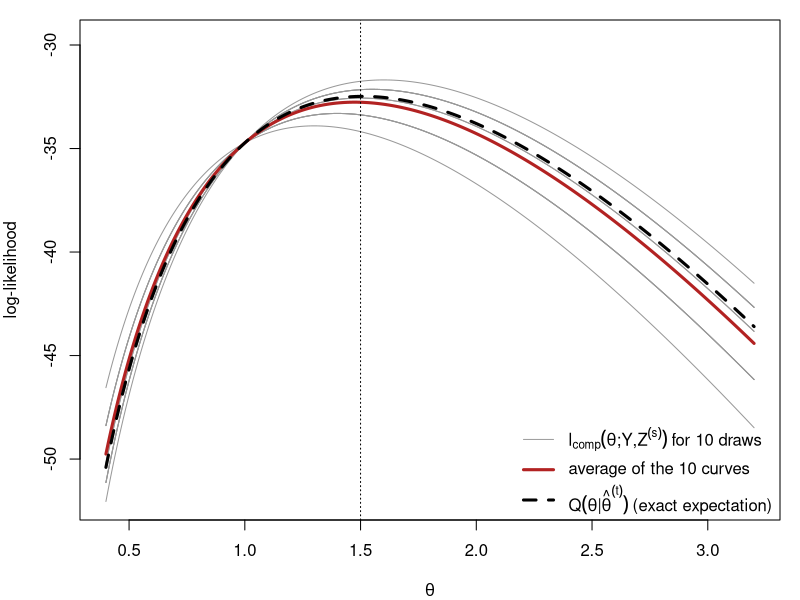
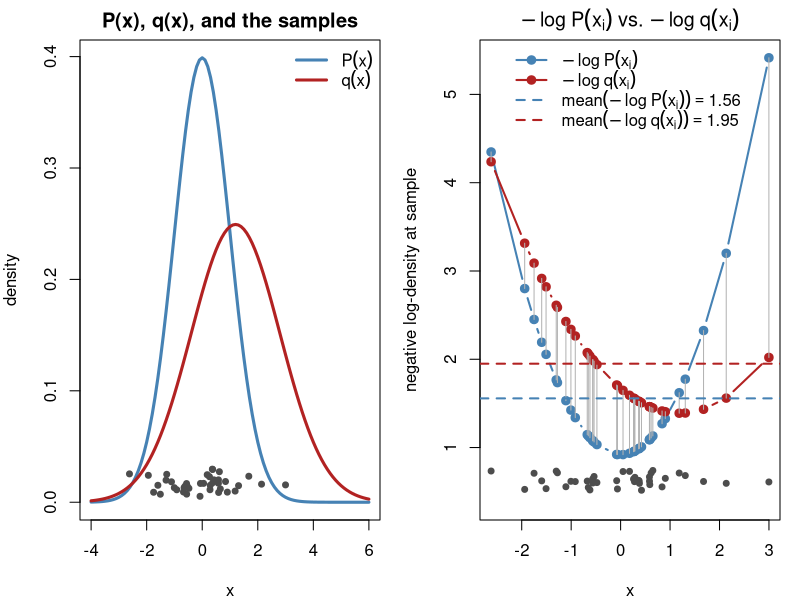
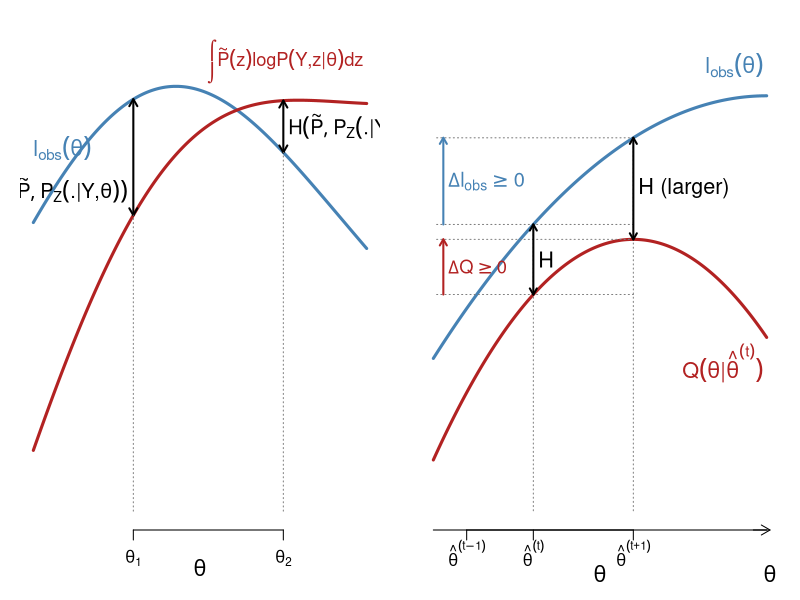
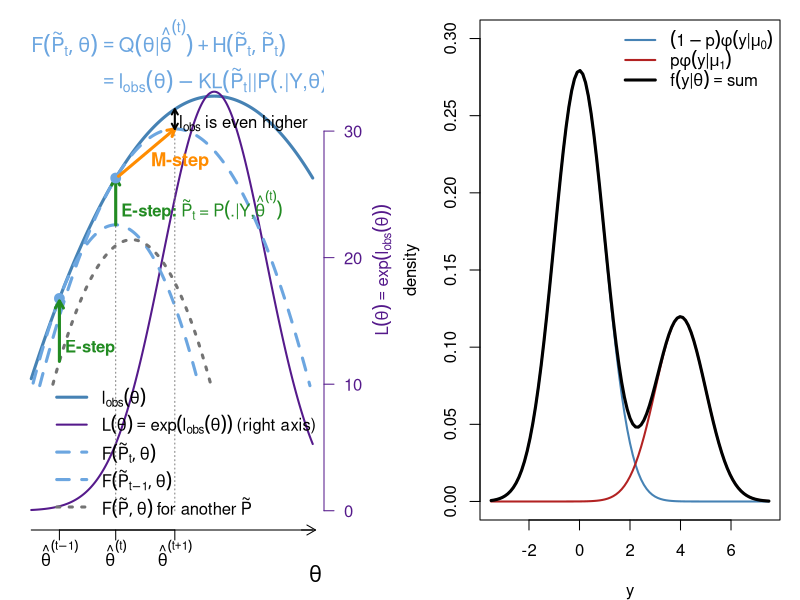
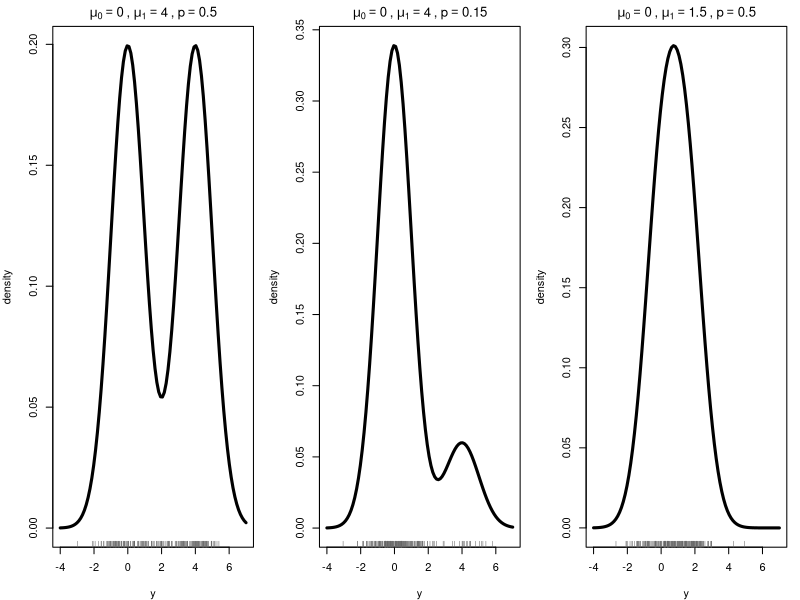
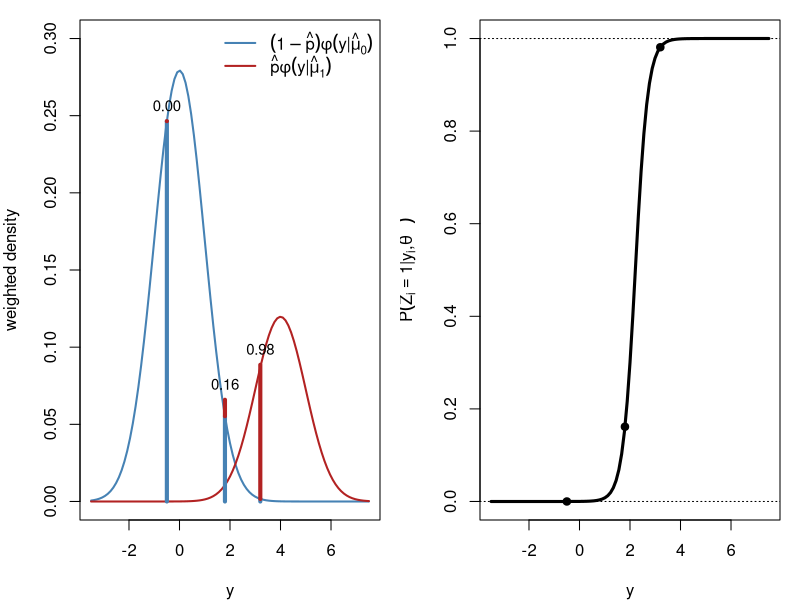
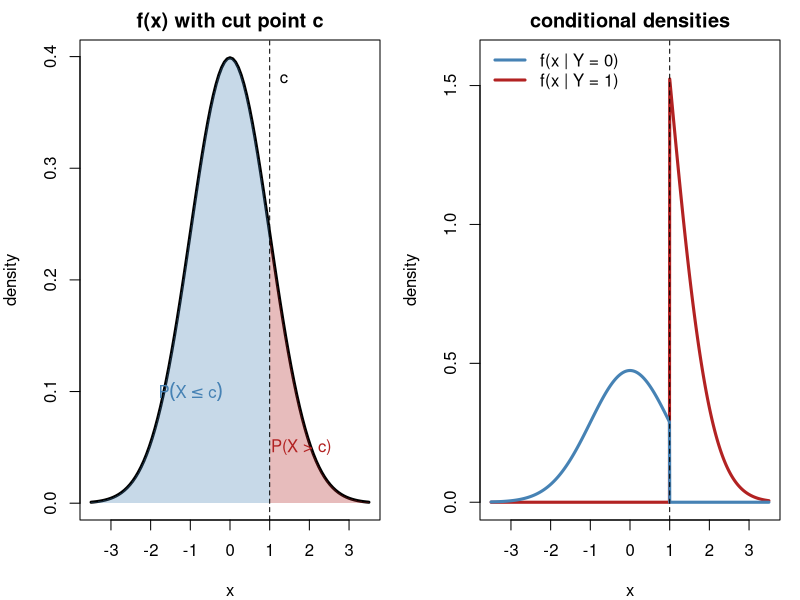
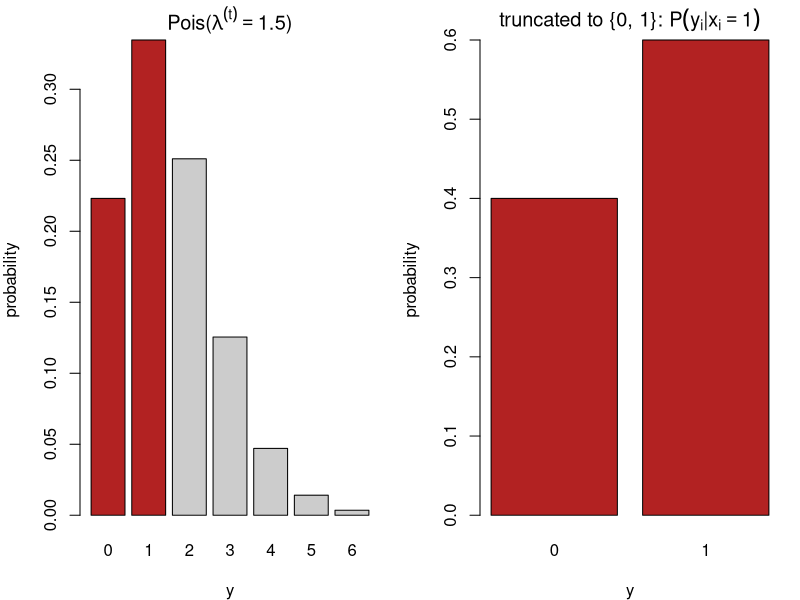

Generate these figures, in order, with R:
## ---- chunk 1
#| include: false
set.seed(812)
knitr::opts_chunk$set(echo = FALSE, fig.align = "center")
# censored Poisson example used in several figures (Section 3):
# m exact observations, ncen observations known only to satisfy y < 2
yobs <- c(3, 2, 4, 1, 3, 2, 5, 3); m <- length(yobs); ncen <- 12; n <- m + ncen
lobs <- function(l) sum(dpois(yobs, l, log = TRUE)) + ncen * log(ppois(1, l))
lcomp <- function(l, z) -n * l + log(l) * (sum(yobs) + sum(z)) - sum(lfactorial(yobs))
Qfun  <- function(l, lt) lcomp(l, rep(lt / (1 + lt), ncen))
lam <- seq(0.4, 3.2, length.out = 300)
## ---- chunk 2
#| fig-width: 9
#| fig-height: 5
lt <- 1.5; S <- 10
Z <- replicate(S, rbinom(ncen, 1, lt / (1 + lt)))            # draws of the censored y_i
curves <- sapply(1:S, function(s) sapply(lam, lcomp, z = Z[, s]))
Qexact <- sapply(lam, Qfun, lt = lt)
par(mar = c(4, 4, 1, 1))
matplot(lam, curves, type = "l", lty = 1, lwd = 1, col = "gray60", xlab = expression(theta),
        ylab = "log-likelihood", ylim = range(curves) + c(0, 2))
lines(lam, rowMeans(curves), lwd = 3, col = "firebrick")
lines(lam, Qexact, lwd = 3, col = "black", lty = 2)
abline(v = lt, lty = 3)
legend("bottomright", bty = "n", lwd = c(1, 3, 3), lty = c(1, 1, 2), col = c("gray60", "firebrick", "black"),
       legend = c(expression(l[comp](theta*";"*Y*","*Z^(s)) ~ "for 10 draws"),
                  "average of the 10 curves",
                  expression(Q(theta*"|"*hat(theta)^(t)) ~ "(exact expectation)")))
## ---- chunk 3
#| fig-width: 10
#| fig-height: 4.6
par(mfrow = c(1, 2), mar = c(4, 4, 2, 1))
mu_p <- 0; sd_p <- 1; mu_q <- 1.2; sd_q <- 1.6; nsamp <- 40
x  <- rnorm(nsamp, mu_p, sd_p)                   # samples from P
nlp <- -dnorm(x, mu_p, sd_p, log = TRUE)         # -log P(x_i)
nlq <- -dnorm(x, mu_q, sd_q, log = TRUE)         # -log q(x_i)

curve(dnorm(x, mu_p, sd_p), -4, 6, lwd = 3, col = "steelblue", xlab = "x", ylab = "density",
      main = "P(x), q(x), and the samples")
curve(dnorm(x, mu_q, sd_q), add = TRUE, lwd = 3, col = "firebrick")
points(x, runif(nsamp, 0.005, 0.03), pch = 19, col = "gray30", cex = 0.8)   # jittered observations
legend("topright", bty = "n", lwd = 3, col = c("steelblue", "firebrick"),
       legend = c(expression(P(x)), expression(q(x))))

ord <- order(x)
yr  <- range(c(nlp, nlq)); gap <- diff(yr)
plot(x[ord], nlp[ord], type = "b", pch = 19, col = "steelblue", lwd = 2,
     xlab = "x", ylab = "negative log-density at sample",
     ylim = c(yr[1] - 0.12 * gap, yr[2]),
     main = expression(-log~P(x[i])~vs.~-log~q(x[i])))
lines(x[ord], nlq[ord], type = "b", pch = 19, col = "firebrick", lwd = 2)
segments(x[ord], nlp[ord], x[ord], nlq[ord], col = "gray70")
abline(h = mean(nlp), col = "steelblue", lty = 2, lwd = 2)
abline(h = mean(nlq), col = "firebrick", lty = 2, lwd = 2)
points(x, yr[1] - 0.09 * gap + runif(nsamp, 0, 0.05 * gap), pch = 19, col = "gray30", cex = 0.8)
legend("top", bty = "n", lwd = 2, lty = c(1, 1, 2, 2), pch = c(19, 19, NA, NA),
       col = c("steelblue", "firebrick", "steelblue", "firebrick"),
       legend = c(expression(-log~P(x[i])), expression(-log~q(x[i])),
                  bquote(mean(-log~P(x[i])) == .(round(mean(nlp), 2))),
                  bquote(mean(-log~q(x[i])) == .(round(mean(nlq), 2)))))
## ---- chunk 4
#| fig-width: 9
#| fig-height: 4.4
par(mar = c(3.5, 1, 1, 1))
th <- seq(0, 10, length.out = 300)
lo <- function(t) 3.2 - 0.045 * (t - 5.2)^2 + 0.5 * sin(t / 2.2)   # observed log-likelihood
av <- function(t) lo(t) - (1.4 - 0.45 * (t - 3))                    # an arbitrary average complete log-likelihood
plot(th, lo(th), type = "n", ylim = c(-1.5, 4.2), axes = FALSE, xlab = "", ylab = "")
mtext(expression(theta), side = 1, line = 1.5, cex = 1.3)
lines(th, lo(th), lwd = 3, col = "steelblue")
lines(th, av(th), lwd = 3, col = "firebrick")
text(0, lo(0) + 0.9, expression(l[obs](theta)), col = "steelblue", adj = 0, cex = 1.3)
text(9.9, av(9.9) + 0.5, expression(integral(tilde(P)(z)*log*P(Y*","*z*"|"*theta)*dz)),
     col = "firebrick", adj = 1, cex = 1.1)
for (t0 in c(3, 7.5)) {
    arrows(t0, av(t0), t0, lo(t0), code = 3, length = 0.08, lwd = 2)
    text(if (t0 == 3) t0 - 0.15 else t0 + 0.15, (av(t0) + lo(t0)) / 2 - if (t0 == 3) 0.4 else 0, expression(H(tilde(P), P[Z](.*"|"*Y*","*theta))), adj = if (t0 == 3) 1 else 0, cex = 1.2)
    segments(t0, -1.5, t0, min(av(t0), lo(t0)), lty = 3, col = "gray50")
}
axis(1, at = c(3, 7.5), labels = c(expression(theta[1]), expression(theta[2])), tick = TRUE)
## ---- chunk 5
#| fig-width: 9
#| fig-height: 3.9
par(mar = c(3.5, 1, 0.5, 1))
th <- seq(0, 10, length.out = 300)
t0 <- 3; t1 <- 6                                         # theta^(t), theta^(t+1)
Q  <- function(t) 2.6 - 0.07 * (t - t1)^2                # Q(theta | theta^(t)), maximised at theta^(t+1)
H  <- function(t) 0.8 + 0.04 * (t - t0)^2                # cross-entropy, smallest at theta^(t) (Gibbs)
lo <- function(t) Q(t) + H(t)                            # l_obs
plot(th, lo(th), type = "n", ylim = c(-0.5, 5), axes = FALSE, xlab = "", ylab = "")
mtext(expression(theta), side = 1, line = 1.8, cex = 1.3)
lines(th, lo(th), lwd = 3, col = "steelblue")
lines(th, Q(th),  lwd = 3, col = "firebrick")
text(9.9, lo(9.9) + 0.35, expression(l[obs](theta)), col = "steelblue", adj = 1, cex = 1.3)
text(9.9, Q(9.9) - 0.35, expression(Q(theta*"|"*hat(theta)^(t))), col = "firebrick", adj = 1, cex = 1.3)
segments(c(t0, t1), -0.5, c(t0, t1), c(lo(t0), lo(t1)), lty = 3, col = "gray50")
segments(0.1, c(Q(t0), lo(t0)), t1, c(Q(t0), lo(t0)), lty = 3, col = "gray50")
segments(0.1, c(Q(t1), lo(t1)), t1, c(Q(t1), lo(t1)), lty = 3, col = "gray50")
for (x in c(t0, t1)) arrows(x, Q(x), x, lo(x), code = 3, length = 0.07, lwd = 2)
text(t0 + 0.15, (Q(t0) + lo(t0)) / 2, "H", adj = 0, cex = 1.3)
text(t1 + 0.15, (Q(t1) + lo(t1)) / 2, "H (larger)", adj = 0, cex = 1.3)
arrows(0.3, Q(t0), 0.3, Q(t1), length = 0.07, lwd = 2, col = "firebrick")
text(0.45, (Q(t0) + Q(t1)) / 2, expression(Delta*Q >= 0), adj = 0, col = "firebrick", cex = 1.1)
arrows(0.3, lo(t0), 0.3, lo(t1), length = 0.07, lwd = 2, col = "steelblue")
text(0.45, (lo(t0) + lo(t1)) / 2, expression(Delta*l[obs] >= 0), adj = 0, col = "steelblue", cex = 1.2)
axis(1, at = c(0, 10), labels = FALSE, lwd.ticks = 0)                       # the theta axis
arrows(9.6, par("usr")[3], 10.1, par("usr")[3], length = 0.1, xpd = NA)
axis(1, at = c(1, t0, t1), labels = c(expression(hat(theta)^(t-1)), expression(hat(theta)^(t)), expression(hat(theta)^(t+1))), tick = TRUE)
mtext(expression(theta), side = 1, line = 1.8, at = 10.1, cex = 1.3)
## ---- chunk 6
#| fig-width: 9
#| fig-height: 4.6
par(mar = c(3.5, 1, 0.5, 3.8))
fcol <- "#6CA6E0"                                                  # light blue: the F curves
th <- seq(0, 10, length.out = 300); t0 <- 3
lo <- function(t) 3.5 - 0.15 * (t - 6.5)^2                      # l_obs
B0 <- function(t) lo(t) - 0.2625 * (t - 1)^2              # F(P~_{t-1}, theta): touches l_obs at theta^(t-1), maximised at theta^(t)
B2 <- function(t) lo(t) - 1.2 - 0.2625 * (t - 1.9)^2                       # F(P~, theta) for another P~ close to P~_{t-1}: below l_obs everywhere, below F(P~_{t-1}) at theta^(t-1)
B1 <- function(t) lo(t) - 0.1 * (t - t0)^2                     # F(P~_t, theta): touches l_obs at theta^(t)
t1 <- optimize(B1, c(0, 10), maximum = TRUE)$maximum             # M-step
plot(th, lo(th), type = "n", ylim = c(-5.8, 5.0), axes = FALSE, xlab = "", ylab = "")
lines(th, lo(th), lwd = 3, col = "steelblue")
Lmax <- exp(lo(6.5)); y0 <- -5.8; ysc <- 9.4 / Lmax             # second y-axis: likelihood L = exp(l_obs), drawn on the right
lines(th, y0 + exp(lo(th)) * ysc, lwd = 2, col = "purple4")
axis(4, at = y0 + c(0, 10, 20, 30) * ysc, labels = c(0, 10, 20, 30), col = "purple4", col.axis = "purple4", las = 1)
mtext(expression(L(theta) == exp(l[obs](theta))), side = 4, line = 2.6, col = "purple4", cex = 1.0)
lines(th, ifelse(B0(th) > -3.0, B0(th), NA), lwd = 3, lty = 2, col = fcol)
lines(th, ifelse(B2(th) > -3.0, B2(th), NA), lwd = 3, lty = 3, col = "gray45")
lines(th, ifelse(B1(th) > -3.0, B1(th), NA), lwd = 3, lty = 2, col = fcol)
points(1, lo(1), pch = 19, col = fcol, cex = 1.3)
text(0, 4.8, expression(F(tilde(P)[t], theta) == Q(theta*"|"*hat(theta)^(t)) + H(tilde(P)[t], tilde(P)[t])), col = fcol, adj = 0, cex = 1.2)
text(0, 3.85, expression(phantom(F(tilde(P)[t], theta)) == l[obs](theta) - KL(tilde(P)[t]*"||"*P(.*"|"*Y*","*theta))), col = fcol, adj = 0, cex = 1.2)
segments(c(t0, t1), -5.8, c(t0, t1), c(B0(t0), lo(t1)), lty = 3, col = "gray50")
arrows(t0, B0(t0), t0, lo(t0), length = 0.08, lwd = 3, col = "forestgreen")
arrows(1, B2(1), 1, lo(1) - 0.06, length = 0.08, lwd = 3, col = "forestgreen")   # the E-step before: raises F to l_obs at theta^(t-1)
text(t0 + 0.2, 1.05, expression(bold("E-step:")~tilde(P)[t]~"="~P(.*"|"*Y*","*hat(theta)^(t))), adj = 0, col = "forestgreen", cex = 1.0)
text(1.2, B2(1) + 0.3, expression(bold("E-step")), adj = 0, col = "forestgreen", cex = 1.0)
points(t0, lo(t0), pch = 19, col = fcol, cex = 1.3)
arrows(t0 + 0.1, B1(t0) + 0.04, t1, B1(t1), length = 0.08, lwd = 3, col = "darkorange")
text((t0 + t1) / 2 + 0.2, B1((t0 + t1) / 2) - 0.45, expression(bold("M-step")), col = "darkorange", adj = 0, cex = 1.1)
arrows(t1, B1(t1), t1, lo(t1), length = 0.06, lwd = 2, code = 3)
text(t1 + 0.15, (B1(t1) + lo(t1)) / 2 - 0.1, expression(l[obs]~"is even higher"), adj = 0, cex = 1.0)
legend("bottomright", bty = "n", lwd = c(3, 2, 3, 3, 3), lty = c(1, 1, 2, 2, 3), cex = 1.0, y.intersp = 1.3,
       col = c("steelblue", "purple4", fcol, fcol, "gray45"),
       legend = c(expression(l[obs](theta)),
                  expression(L(theta) == exp(l[obs](theta))~"(right axis)"),
                  expression(F(tilde(P)[t], theta)),
                  expression(F(tilde(P)[t-1], theta)),
                  expression(F(tilde(P), theta)~"for another"~tilde(P))))
axis(1, at = c(0, 10), labels = FALSE, lwd.ticks = 0)                       # the theta axis
arrows(9.6, par("usr")[3], 10.1, par("usr")[3], length = 0.1, xpd = NA)
axis(1, at = c(1, t0, t1), labels = c(expression(hat(theta)^(t-1)), expression(hat(theta)^(t)), expression(hat(theta)^(t+1))), tick = TRUE)
mtext(expression(theta), side = 1, line = 1.8, at = 10.1, cex = 1.3)
## ---- chunk 7
#| fig-width: 9
#| fig-height: 4.6
par(mar = c(4, 4, 1, 1)); mu0 <- 0; mu1 <- 4; p <- 0.3
curve((1 - p) * dnorm(x, mu0), -3.5, 7.5, lwd = 2, col = "steelblue", ylab = "density", xlab = "y",
      ylim = c(0, 0.3))
curve(p * dnorm(x, mu1), add = TRUE, lwd = 2, col = "firebrick")
curve((1 - p) * dnorm(x, mu0) + p * dnorm(x, mu1), add = TRUE, lwd = 3)
legend("topright", bty = "n", lwd = c(2, 2, 3), col = c("steelblue", "firebrick", "black"),
       legend = c(expression((1-p)*phi(y*"|"*mu[0])), expression(p*phi(y*"|"*mu[1])),
                  expression(f(y*"|"*theta) == "sum")))
## ---- chunk 8
#| fig-width: 10
#| fig-height: 4.4
par(mfrow = c(1, 3), mar = c(4, 4, 2, 1))
mix <- function(x, mu0, mu1, p) (1 - p) * dnorm(x, mu0) + p * dnorm(x, mu1)
for (s in list(c(0, 4, 0.5), c(0, 4, 0.15), c(0, 1.5, 0.5))) {
  curve(mix(x, s[1], s[2], s[3]), -4, 7, lwd = 3, xlab = "y", ylab = "density",
        main = bquote(mu[0] == .(s[1]) ~ "," ~ mu[1] == .(s[2]) ~ "," ~ p == .(s[3])))
  y <- ifelse(rbinom(200, 1, s[3]) == 1, rnorm(200, s[2]), rnorm(200, s[1]))
  rug(y, col = "gray40")
}
## ---- chunk 9
#| fig-width: 10
#| fig-height: 4.6
par(mfrow = c(1, 2), mar = c(4, 4, 1, 1)); mu0 <- 0; mu1 <- 4; p <- 0.3
f0 <- function(x) (1 - p) * dnorm(x, mu0); f1 <- function(x) p * dnorm(x, mu1)
curve(f0, -3.5, 7.5, lwd = 2, col = "steelblue", ylab = "weighted density", xlab = "y", ylim = c(0, 0.3))
curve(f1, add = TRUE, lwd = 2, col = "firebrick")
yi <- c(-0.5, 1.8, 3.2)
for (y in yi) { segments(y, 0, y, f0(y), col = "steelblue", lwd = 4)
  segments(y, f0(y), y, f0(y) + f1(y), col = "firebrick", lwd = 4)
  text(y, f0(y) + f1(y), sprintf("%.2f", f1(y) / (f0(y) + f1(y))), pos = 3, cex = 0.9) }
legend("topright", bty = "n", lwd = 2, col = c("steelblue", "firebrick"),
       legend = c(expression((1-hat(p))*phi(y*"|"*hat(mu)[0])), expression(hat(p)*phi(y*"|"*hat(mu)[1]))))
curve(f1(x) / (f0(x) + f1(x)), -3.5, 7.5, lwd = 3, xlab = "y",
      ylab = expression(P(Z[i] == 1*"|"*y[i]*","*hat(theta)^(t))))
abline(h = c(0, 1), lty = 3); points(yi, f1(yi) / (f0(yi) + f1(yi)), pch = 19)
## ---- chunk 10
#| fig-width: 10
#| fig-height: 4.8
par(mfrow = c(1, 2), mar = c(4, 4, 2, 1)); cc <- 1
curve(dnorm, -3.5, 3.5, lwd = 3, xlab = "x", ylab = "density", main = "f(x) with cut point c")
xs <- seq(cc, 3.5, length.out = 100)
polygon(c(xs, rev(xs)), c(dnorm(xs), rep(0, 100)), col = adjustcolor("firebrick", 0.3), border = NA)
xs <- seq(-3.5, cc, length.out = 100)
polygon(c(xs, rev(xs)), c(dnorm(xs), rep(0, 100)), col = adjustcolor("steelblue", 0.3), border = NA)
abline(v = cc, lty = 2); text(cc, 0.38, "c", pos = 4)
text(1.8, 0.05, "P(X > c)", col = "firebrick"); text(-1, 0.1, expression(P(X <= c)), col = "steelblue")
curve(dnorm(x) * (x > cc) / pnorm(cc, lower.tail = FALSE), -3.5, 3.5, lwd = 3, col = "firebrick",
      n = 1001, xlab = "x", ylab = "density", main = "conditional densities", ylim = c(0, 1.6))
curve(dnorm(x) * (x <= cc) / pnorm(cc), add = TRUE, lwd = 3, col = "steelblue", n = 1001)
abline(v = cc, lty = 2)
legend("topleft", bty = "n", lwd = 3, col = c("steelblue", "firebrick"),
       legend = c("f(x | Y = 0)", "f(x | Y = 1)"))
## ---- chunk 11
#| fig-width: 10
#| fig-height: 4.4
par(mfrow = c(1, 2), mar = c(4, 4, 2, 1)); lt <- 1.5; k <- 0:6
barplot(dpois(k, lt), names.arg = k, col = c("firebrick", "firebrick", rep("gray80", 5)),
        xlab = "y", ylab = "probability", main = bquote("Pois(" * lambda^(t) == .(lt) * ")"))
barplot(c(1, lt) / (1 + lt), names.arg = 0:1, col = "firebrick", xlab = "y", ylab = "probability",
        main = expression("truncated to {0, 1}: " * P(y[i]*"|"*x[i] == 1)))
## ---- chunk 12
#| fig-width: 6
#| fig-height: 4.6
par(mar = c(4, 4, 1, 1))
ctr <- rbind(c(0, 0), c(4, 3), c(1, 5))
Sig <- list(diag(2) * 0.8, matrix(c(1, 0.7, 0.7, 1), 2), diag(c(1.2, 0.4)))
cols <- c("steelblue", "firebrick", "forestgreen"); ang <- seq(0, 2 * pi, length.out = 100)
plot(NA, xlim = c(-3, 7), ylim = c(-3, 8), xlab = expression(y[1]), ylab = expression(y[2]))
for (k in 1:3) { R <- chol(Sig[[k]])
  pts <- matrix(rnorm(120), 60) %*% R + rep(ctr[k, ], each = 60)
  points(pts, col = adjustcolor(cols[k], 0.6), pch = 19, cex = 0.8)
  ell <- (cbind(cos(ang), sin(ang)) * 2.1) %*% R + rep(ctr[k, ], each = 100)
  lines(ell, col = cols[k], lwd = 2); points(ctr[k, 1], ctr[k, 2], pch = 4, lwd = 3, col = cols[k]) }
## ---- chunk 13
#| fig-width: 10
#| fig-height: 3.4
par(mar = c(4, 4, 1, 1)); N <- 120; P <- matrix(c(0.95, 0.05, 0.1, 0.9), 2, byrow = TRUE)
h <- integer(N); h[1] <- 1; for (i in 2:N) h[i] <- sample(1:2, 1, prob = P[h[i - 1], ])
y <- rnorm(N, mean = c(0, 3)[h])
plot(y, type = "n", xlab = "i", ylab = expression(y[i]))
r <- rle(h); e <- cumsum(r$lengths); s <- c(1, head(e, -1) + 1)
rect(s - 0.5, par("usr")[3], e + 0.5, par("usr")[4],
     col = adjustcolor(c("steelblue", "firebrick")[r$values], 0.15), border = NA)
lines(y, col = "gray30"); points(y, pch = 19, col = c("steelblue", "firebrick")[h], cex = 0.7)
legend("topright", bty = "n", pch = 19, col = c("steelblue", "firebrick"),
       legend = c(expression(h[i] == 1), expression(h[i] == 2)), horiz = TRUE)
